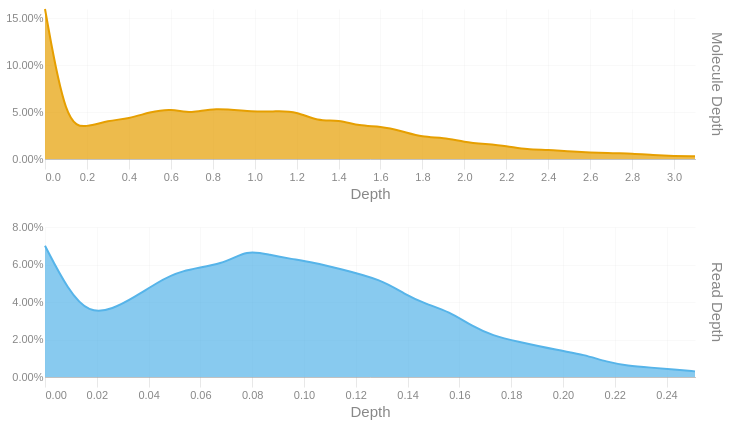

The code cell stored with this chart in its notebook:
### Code cell
readdep = depth_hist(tb['Read Depth'], q99, 3)
readdep = readdep.with_columns(pl.lit('Read Depth').alias('Metric'))
if not SKIPLR:
    moldep = depth_hist(tb['Molecule Depth'], mol_q99, 1)
    moldep = moldep.with_columns(pl.lit('Molecule Depth').alias('Metric'))
    _hist = pl.concat([readdep, moldep])
    _hist = _hist.filter(pl.col('Proportion') != 0)
    with SafeRender(_hist):
        (
            alt.Chart(_hist)        
            .mark_area(interpolate = "basis")
            .encode(
                x=alt.X('Bin:Q').scale(domainMin=0).axis(alt.Axis(title='Depth')),
                y = alt.Y('Proportion:Q', title = None).axis(format = '.2%'),
                color = alt.Color('Metric:N').legend(None),
                row = alt.Row("Metric:N").header(title = None, labelOrient = 'right'),
                tooltip = [
                    alt.Tooltip("Metric:N", title = "Metric"),
                    alt.Tooltip('Interval:N', title = "Depth Interval"),
                    alt.Tooltip('Proportion:Q', title = "% Alignments").format('.2%')
                ]
            )
            .resolve_scale(x='independent', y='independent')
            .properties(
                height = 150, width = 650,
                usermeta={'embedOptions': {'downloadFileName': f'{samplename}.depth.hist'}}
            )
        ).display()
else:
    readdep = readdep.filter(pl.col('Proportion') != 0)
    with SafeRender(readdep):
        (
            alt.Chart(readdep)        
            .mark_area(interpolate = "basis")
            .encode(
                x=alt.X('Bin:Q').scale(domainMin=0).axis(alt.Axis(title='Depth')),
                y = alt.Y('Proportion:Q', title = None).axis(format = '.2%'),
                tooltip = [
                    alt.Tooltip('Interval:N', title = "Depth Interval"),
                    alt.Tooltip('Proportion:Q', title = "% Alignments").format('.2%')
                ]
            )
            .properties(
                usermeta={'embedOptions': {'downloadFileName': f'{samplename}.depth.hist'}}
            )
        ).display()

### Figure 1 — Vega-Lite specification as saved in the notebook (floating-point values rounded to 4 significant figures)
{"width": 650, "height": 150, "config": {"title": {"anchor": "start", "dy": -15, "fontSize": 18, "color": "#888888", "subtitleColor": "#888888", "subtitleFontSize": 14}, "arc": {"fill": "#0072B2"}, "axis": {"domainColor": "#888888", "domainWidth": 0.5, "gridWidth": 0.2, "grid": false, "titleFontWeight": 400, "titleFontSize": 15, "labelFontSize": 11, "labelColor": "#888888", "tickColor": "#888888", "tickWidth": 0.2, "titleColor": "#888888"}, "axisBand": {"grid": false}, "axisX": {"grid": true, "tickSize": 10, "domainCap": "round"}, "axisY": {"domain": false, "grid": true, "tickSize": 0, "domainCap": "round"}, "background": "transparent", "header": {"labelFontSize": 15, "labelColor": "#888888", "titleFontSize": 15, "titleFontWeight": 600, "titleColor": "#888888"}, "legend": {"labelFont": "sans-serif", "labelFontSize": 12, "labelColor": "#888888", "symbolSize": 100, "symbolType": "circle", "titleFontSize": 12, "titlePadding": 10, "titleColor": "#888888", "title": null}, "range": {"category": ["#E69F00", "#56B4E9", "#009E73", "#F0E442", "#0072B2", "#D55E00", "#CC79A7", "#000000"], "diverging": ["#cfe8f3", "#a2d4ec", "#73bfe2", "#46abdb", "#1696d2", "#12719e"]}, "area": {"fill": "#0072B2", "fillOpacity": 0.7, "line": true, "strokeOpacity": 0.7}, "line": {"color": "#0072B2", "stroke": "#0072B2", "strokeWidth": 2}, "trail": {"color": "#0072B2", "stroke": "#0072B2", "strokeWidth": 0, "size": 1}, "point": {"filled": true, "fillOpacity": 1.0, "size": 95}, "text": {"color": "#888888", "fontSize": 11, "align": "right", "fontWeight": 400, "size": 11}, "bar": {"fill": "#0072B2", "stroke": null}, "view": {"stroke": null, "continuousWidth": 660, "continuousHeight": 400}}, "data": {"name": "data-52a2dbe43af9facf38c1a3257bafbdb0"}, "mark": {"type": "area", "interpolate": "basis"}, "encoding": {"color": {"field": "Metric", "legend": null, "type": "nominal"}, "row": {"field": "Metric", "header": {"title": null, "labelOrient": "right"}, "type": "nominal"}, "tooltip": [{"field": "Metric", "title": "Metric", "type": "nominal"}, {"field": "Interval", "title": "Depth Interval", "type": "nominal"}, {"field": "Proportion", "format": ".2%", "title": "% Alignments", "type": "quantitative"}], "x": {"axis": {"title": "Depth"}, "field": "Bin", "scale": {"domainMin": 0}, "type": "quantitative"}, "y": {"axis": {"format": ".2%"}, "field": "Proportion", "title": null, "type": "quantitative"}}, "resolve": {"scale": {"x": "independent", "y": "independent"}}, "usermeta": {"embedOptions": {"downloadFileName": "TF26LRJL0088_50B_L_10484332_23Y22YLT4_L7.depth.hist"}}, "$schema": "https://vega.github.io/schema/vega-lite/v6.4.1.json", "datasets": {"data-52a2dbe43af9facf38c1a3257bafbdb0": [{"Bin": 0.0, "Interval": "0.0-0.009", "Proportion": 0.07, "Metric": "Read Depth"}, {"Bin": 0.009, "Interval": "0.009-0.017", "Proportion": 0.046, "Metric": "Read Depth"}, {"Bin": 0.017, "Interval": "0.017-0.026", "Proportion": 0.034, "Metric": "Read Depth"}, {"Bin": 0.026, "Interval": "0.026-0.035", "Proportion": 0.036, "Metric": "Read Depth"}, {"Bin": 0.035, "Interval": "0.035-0.043", "Proportion": 0.043, "Metric": "Read Depth"}, {"Bin": 0.043, "Interval": "0.043-0.052", "Proportion": 0.05, "Metric": "Read Depth"}, {"Bin": 0.052, "Interval": "0.052-0.061", "Proportion": 0.057, "Metric": "Read Depth"}, {"Bin": 0.069, "Interval": "0.069-0.078", "Proportion": 0.06, "Metric": "Read Depth"}, {"Bin": 0.078, "Interval": "0.078-0.087", "Proportion": 0.068, "Metric": "Read Depth"}, {"Bin": 0.087, "Interval": "0.087-0.095", "Proportion": 0.065, "Metric": "Read Depth"}, {"Bin": 0.095, "Interval": "0.095-0.104", "Proportion": 0.063, "Metric": "Read Depth"}, {"Bin": 0.104, "Interval": "0.104-0.113", "Proportion": 0.061, "Metric": "Read Depth"}, {"Bin": 0.113, "Interval": "0.113-0.121", "Proportion": 0.058, "Metric": "Read Depth"}, {"Bin": 0.13, "Interval": "0.13-0.139", "Proportion": 0.052, "Metric": "Read Depth"}, {"Bin": 0.139, "Interval": "0.139-0.147", "Proportion": 0.044, "Metric": "Read Depth"}, {"Bin": 0.147, "Interval": "0.147-0.156", "Proportion": 0.039, "Metric": "Read Depth"}, {"Bin": 0.156, "Interval": "0.156-0.165", "Proportion": 0.035, "Metric": "Read Depth"}, {"Bin": 0.165, "Interval": "0.165-0.173", "Proportion": 0.027, "Metric": "Read Depth"}, {"Bin": 0.173, "Interval": "0.173-0.182", "Proportion": 0.022, "Metric": "Read Depth"}, {"Bin": 0.182, "Interval": "0.182-0.191", "Proportion": 0.019, "Metric": "Read Depth"}, {"Bin": 0.199, "Interval": "0.199-0.208", "Proportion": 0.014, "Metric": "Read Depth"}, {"Bin": 0.208, "Interval": "0.208-0.217", "Proportion": 0.012, "Metric": "Read Depth"}, {"Bin": 0.217, "Interval": "0.217-0.225", "Proportion": 0.008, "Metric": "Read Depth"}, {"Bin": 0.225, "Interval": "0.225-0.234", "Proportion": 0.006, "Metric": "Read Depth"}, {"Bin": 0.234, "Interval": "0.234-0.243", "Proportion": 0.005, "Metric": "Read Depth"}, {"Bin": 0.243, "Interval": "0.243-0.251", "Proportion": 0.004, "Metric": "Read Depth"}, {"Bin": 0.251, "Interval": "0.251-0.26", "Proportion": 0.003, "Metric": "Read Depth"}, {"Bin": 0.0, "Interval": "0.0-0.1", "Proportion": 0.16, "Metric": "Molecule Depth"}, {"Bin": 0.1, "Interval": "0.1-0.2", "Proportion": 0.035, "Metric": "Molecule Depth"}, {"Bin": 0.2, "Interval": "0.2-0.3", "Proportion": 0.034, "Metric": "Molecule Depth"}, {"Bin": 0.3, "Interval": "0.3-0.4", "Proportion": 0.041, "Metric": "Molecule Depth"}, {"Bin": 0.4, "Interval": "0.4-0.5", "Proportion": 0.043, "Metric": "Molecule Depth"}, {"Bin": 0.5, "Interval": "0.5-0.6", "Proportion": 0.05, "Metric": "Molecule Depth"}, {"Bin": 0.6, "Interval": "0.6-0.7", "Proportion": 0.054, "Metric": "Molecule Depth"}, {"Bin": 0.7, "Interval": "0.7-0.8", "Proportion": 0.048, "Metric": "Molecule Depth"}, {"Bin": 0.8, "Interval": "0.8-1.0", "Proportion": 0.055, "Metric": "Molecule Depth"}, {"Bin": 1.0, "Interval": "1.0-1.1", "Proportion": 0.05, "Metric": "Molecule Depth"}, {"Bin": 1.1, "Interval": "1.1-1.2", "Proportion": 0.051, "Metric": "Molecule Depth"}, {"Bin": 1.2, "Interval": "1.2-1.3", "Proportion": 0.051, "Metric": "Molecule Depth"}, {"Bin": 1.3, "Interval": "1.3-1.4", "Proportion": 0.04, "Metric": "Molecule Depth"}, {"Bin": 1.4, "Interval": "1.4-1.5", "Proportion": 0.042, "Metric": "Molecule Depth"}, {"Bin": 1.5, "Interval": "1.5-1.6", "Proportion": 0.035, "Metric": "Molecule Depth"}, {"Bin": 1.6, "Interval": "1.6-1.7", "Proportion": 0.035, "Metric": "Molecule Depth"}, {"Bin": 1.7, "Interval": "1.7-1.8", "Proportion": 0.03, "Metric": "Molecule Depth"}, {"Bin": 1.8, "Interval": "1.8-1.9", "Proportion": 0.023, "Metric": "Molecule Depth"}, {"Bin": 1.9, "Interval": "1.9-2.0", "Proportion": 0.023, "Metric": "Molecule Depth"}, {"Bin": 2.0, "Interval": "2.0-2.1", "Proportion": 0.018, "Metric": "Molecule Depth"}, {"Bin": 2.1, "Interval": "2.1-2.2", "Proportion": 0.016, "Metric": "Molecule Depth"}, {"Bin": 2.2, "Interval": "2.2-2.3", "Proportion": 0.014, "Metric": "Molecule Depth"}, {"Bin": 2.3, "Interval": "2.3-2.4", "Proportion": 0.01, "Metric": "Molecule Depth"}, {"Bin": 2.4, "Interval": "2.4-2.5", "Proportion": 0.01, "Metric": "Molecule Depth"}, {"Bin": 2.5, "Interval": "2.5-2.7", "Proportion": 0.008, "Metric": "Molecule Depth"}, {"Bin": 2.7, "Interval": "2.7-2.8", "Proportion": 0.006, "Metric": "Molecule Depth"}, {"Bin": 2.8, "Interval": "2.8-2.9", "Proportion": 0.006, "Metric": "Molecule Depth"}, {"Bin": 2.9, "Interval": "2.9-3.0", "Proportion": 0.004, "Metric": "Molecule Depth"}, {"Bin": 3.0, "Interval": "3.0-3.1", "Proportion": 0.003, "Metric": "Molecule Depth"}, {"Bin": 3.1, "Interval": "3.1-3.18", "Proportion": 0.003, "Metric": "Molecule Depth"}]}}
